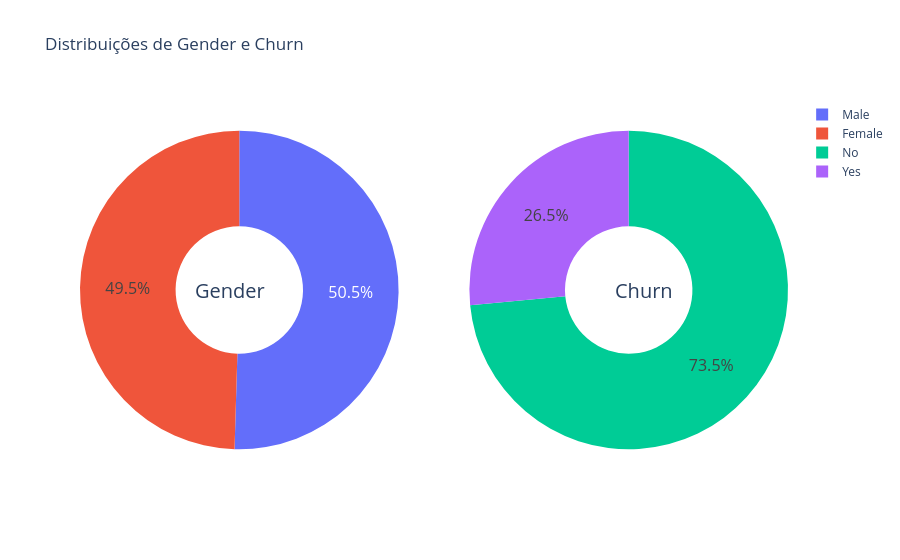

The notebook cell this image was saved under:
### Markdown cell above
<p style='font-size:16px;font-family:Arial'>
Podemos ver que os dados agregados estão disponíveis para nós em um teradataml dataframe. Vamos visualizar esses dados para entender melhor as distribuições de Churn e Gender. O Clearscape Analytics pode se integrar facilmente com ferramentas de visualização de terceiros, como Tableau, PowerBI, ou diversos módulos Python disponíveis, como plotly, seaborn, etc. Podemos realizar todos os cálculos e pré-processamento no Vantage e passar apenas as informações necessárias para as ferramentas de visualização, o que não apenas tornará os cálculos mais rápidos, mas também reduzirá o tempo total devido à menor movimentação de dados entre as ferramentas.
</p>

### Code cell
d1=d1.to_pandas().reset_index()
d2=d2.to_pandas().reset_index()
#Gender and Churn percentage distribution
# Create subplots: use 'domain' type for Pie subplot
fig = make_subplots(rows=1, cols=2, specs=[[{'type':'domain'}, {'type':'domain'}]])
fig.add_trace(go.Pie(labels=d1['Gender'], values=d1['Count'], name="Gender"),
              1, 1)
fig.add_trace(go.Pie(labels=d2['Churn'], values=d2['Count'], name="Churn"),
              1, 2)

# Use `hole` to create a donut-like pie chart
fig.update_traces(hole=.4, hoverinfo="label+percent+name", textfont_size=16)

fig.update_layout(
    title_text="Distribuições de Gender e Churn",
    # Add annotations in the center of the donut pies.
    annotations=[dict(text='Gender', x=0.16, y=0.5, font_size=20, showarrow=False),
                 dict(text='Churn', x=0.84, y=0.5, font_size=20, showarrow=False)])
fig.show()

### Figure 1 — Plotly figure (JSON) as saved in the notebook; plotly's stock layout.template omitted (floating-point values rounded to 4 significant figures)
{"data": [{"domain": {"x": [0, 0.45], "y": [0, 1]}, "hole": 0.4, "hoverinfo": "label+percent+name", "labels": ["Female", "Male"], "name": "Gender", "textfont": {"size": 16}, "type": "pie", "values": [3488, 3555]}, {"domain": {"x": [0.55, 1], "y": [0, 1]}, "hole": 0.4, "hoverinfo": "label+percent+name", "labels": ["Yes", "No"], "name": "Churn", "textfont": {"size": 16}, "type": "pie", "values": [1869, 5174]}], "layout": {"annotations": [{"font": {"size": 20}, "showarrow": false, "text": "Gender", "x": 0.16, "y": 0.5}, {"font": {"size": 20}, "showarrow": false, "text": "Churn", "x": 0.84, "y": 0.5}], "autosize": true, "title": {"text": "Distribuições de Gender e Churn"}}}
